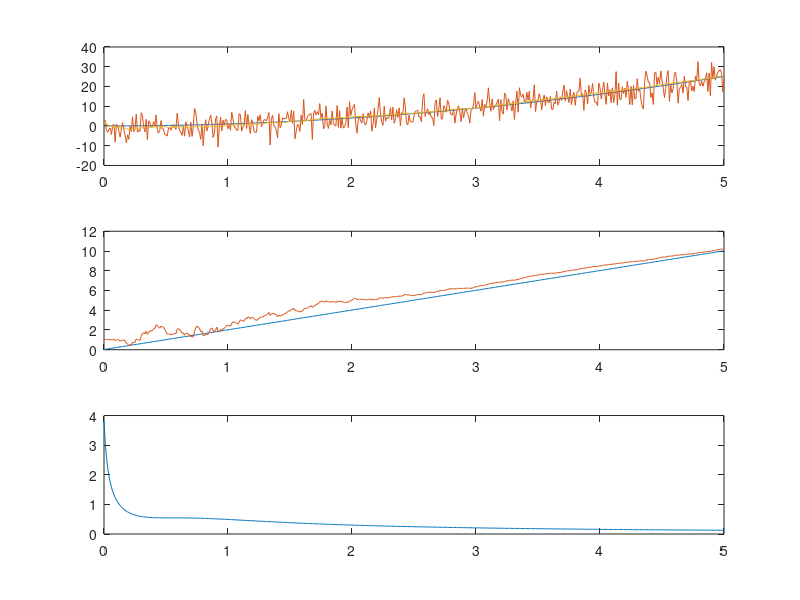

Write the MATLAB code that produced this figure.
close all; clearvars; clc;


% simulation length 
Fs = 100; T = 5; t = 0:1/Fs:T;

% Model - x[k] = F*x[k-1]+B*u[k]+W*w[n]
%         w[n] ~ N(0,Q = W*cov(w[n])*W')
F = [1 1/Fs; 0 1]; 
B = [((1/Fs)^2)/2 ; 1/Fs]; 
u = 2; 
W = 0; 
sigma_w = 0;
Q = W*W'*sigma_w^2;

% Observation - z[k] = H*x[k]+V*v[n]
%               v[n] ~ N(0,R = V*cov(v[n])*V')
H = [1 0]; 
V = 1; 
sigma_v = 4;
R = V*V'*sigma_v^2;


% initialization
x = [0;0];         % initial state
x11 = [1;1];           % assume we know the initial position
P11 = 5*eye(2);  % assume initial estimation is correct
filt = []; true = []; meas = []; P = [];
for i=1:length(t)
    x_1_1 = x11; P_1_1 = P11;
    x1_1 = F*x_1_1+B*u;
    P1_1 = F*P_1_1*F'+Q;
    w = sigma_w*randn(1); v = sigma_v*randn(1); 
    x = F*x+B*u+W*w;
    z = H*x+V*v;
    y = z - H*x1_1;
    S = H*P1_1*H'+R;
    K = P1_1*H'*inv(S);
    x11 = x1_1+K*y;
    P11 = (eye(2)-K*H)*P1_1;
    P = [P P11([1 4])'];
    filt = [filt x11];
    true = [true x];
    meas = [meas z];
end
subplot(3,1,1);
plot(t,true(1,:),t,meas(1,:),t,filt(1,:)); 
subplot(3,1,2);
plot(t,true(2,:),t,filt(2,:)); 
subplot(3,1,3);
plot(t,P(1,:)); 